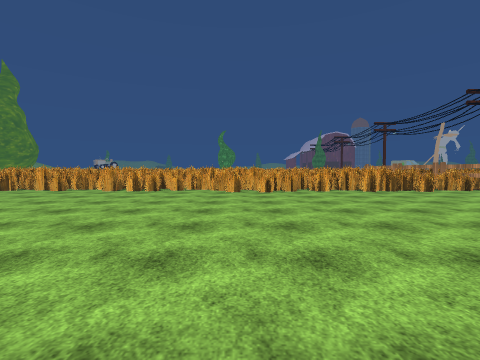
[1] (above)

20 first-person views from a walk through a 3-D level made in the Unity game engine. The camera is 1.4 m above the floor, tilts 2° down and sees 85° across. The floor is counted in squares, 2 m on a side. Each view is taken from the middle of a square. On the plan, view 1 faces up. The plan holds only what a view shows up to about 9 squares ahead; the rest is blank. The place goes on beyond the plan. The player is left out. Some animated figures are not drawn. Some surface patterns are stand-ins.

[2]
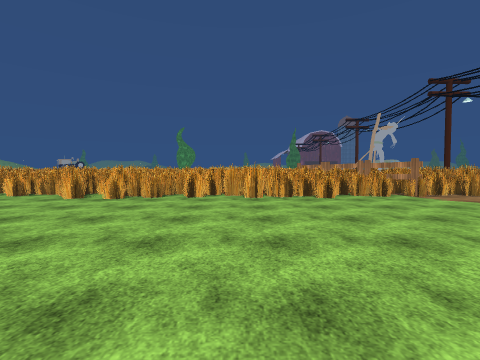

[3]
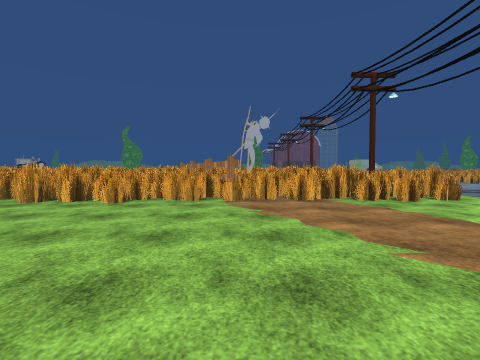

[4]
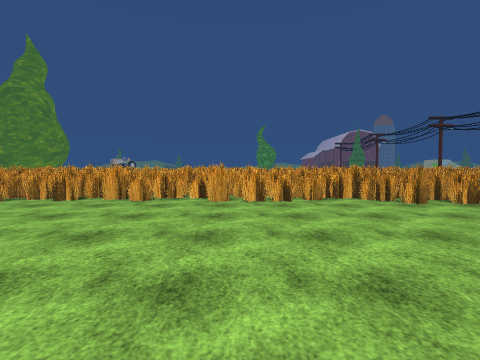

[5]
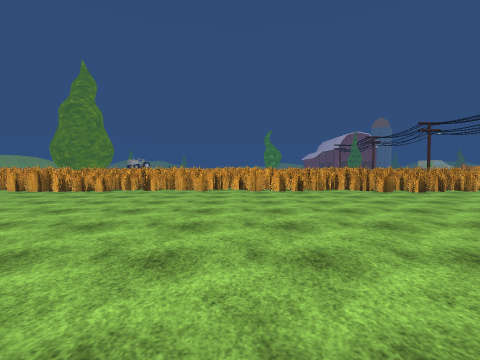

[6]
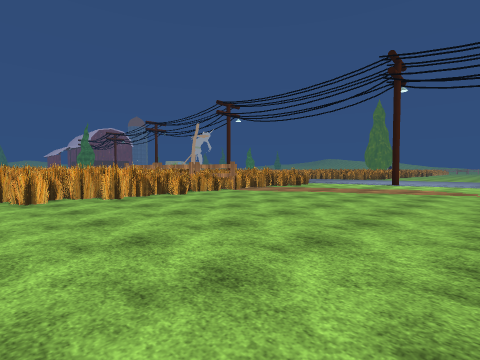

[7]
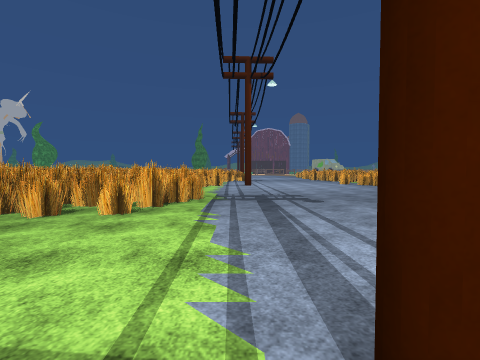

[8]
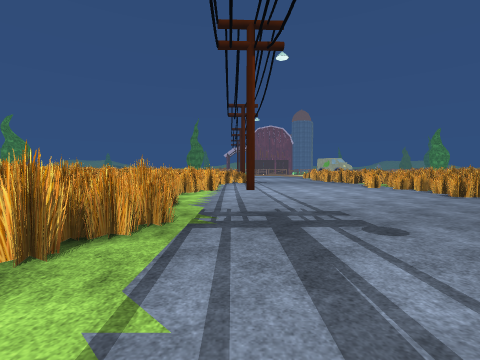

[9]
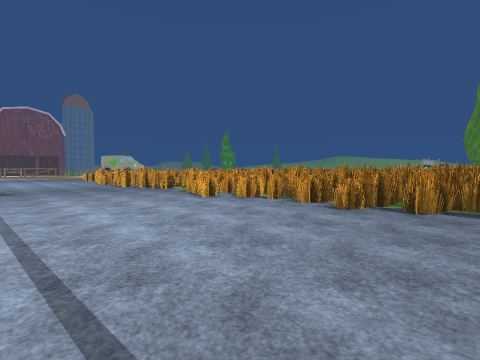

[10]
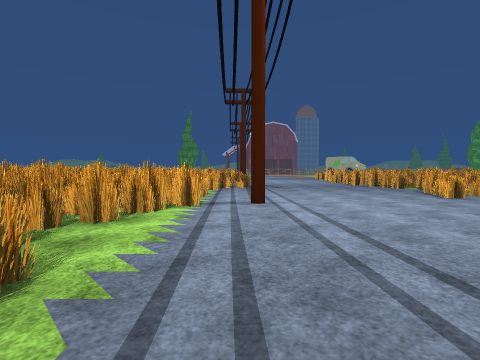

[11]
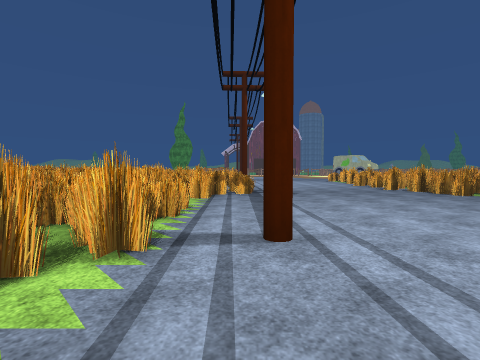

[12]
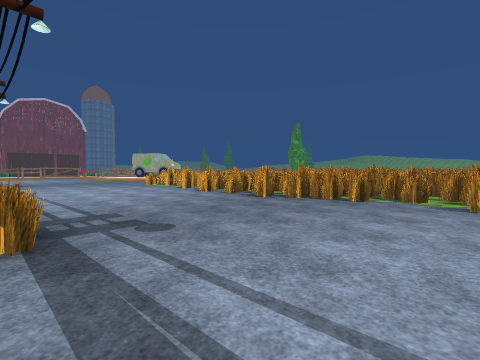

[13]
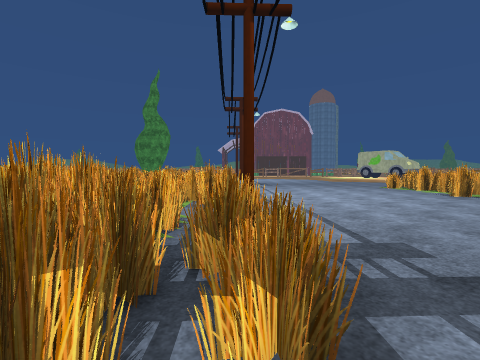

[14]
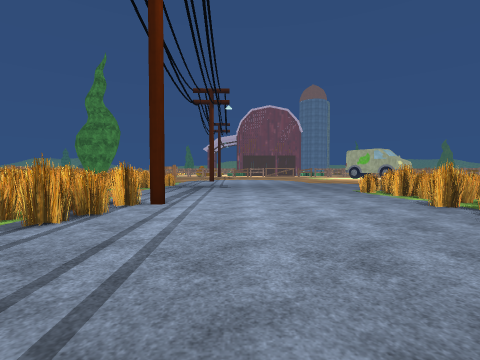

[15]
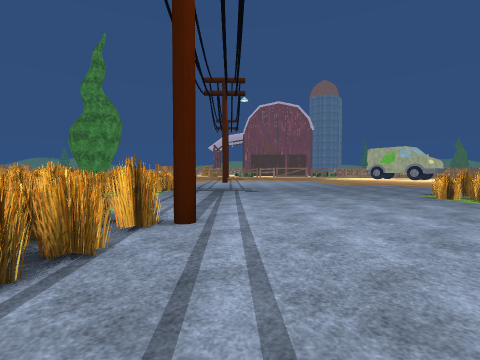

[16]
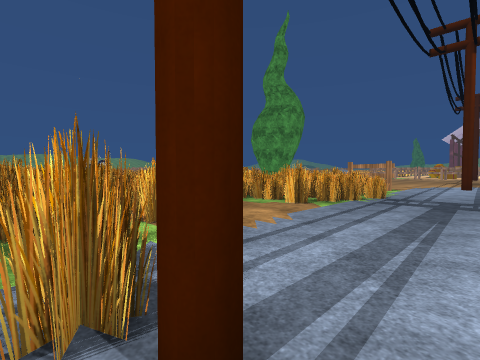

[17]
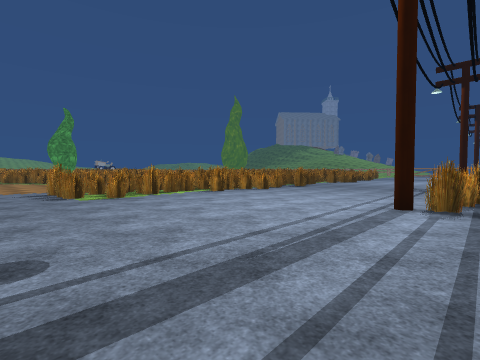

[18]
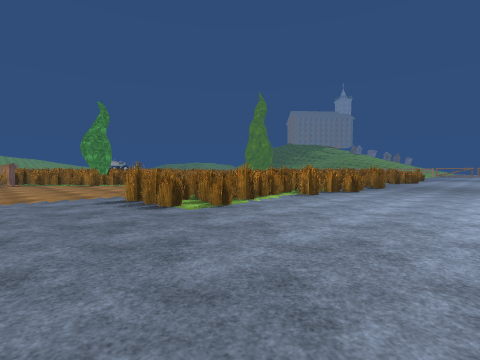

[19]
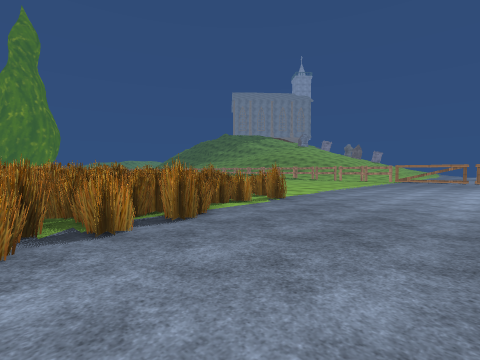

[20]
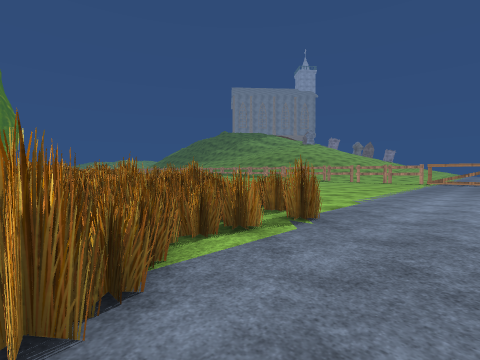

### Floor plan
Key: @ floor where view 1 was taken; # wall or solid block; . floor; = window, fence, low wall or low ledge; F fence.
Columns run from 9 left of view 1 to 25 right of it. Each row starts with its distance up from view 1.
 36                       ###..........
 35                      ##=...........
 34                      ###...........
 33                      #.........##=.
 32                      #.........###
 31                      #=#........###
 30                      ####.......=#
 29                        ###.....###
 28                        ##......##
 27                        ##......#
 26                        #.......#
 25                        ###.....#
 24                        ##=.....#
 23                        ###.....##
 22                        #=......##
 21                        #........#
 20                        ##......##
 19                        ##......##
 18                        ##......#
 17                        ##......#
 16                        #.......#
 15                        #.......#
 14                        #.......##
 13                        #=......###
 12                        ##.......=#
 11                  ####  #=.......=##
 10           ##### ###=####........###
  9 ############=#####F.####.........=#
  8 ..................................
  7 ........................... ......
  6 ......................  ..# .......
  5 ......................   .   ......
  4 .......................      ......
  3  ......................        ...
  2   ...................          ..
  1    ...  ...
  0     .    @

Positions as (right, up) in squares from view 1, and headings:
1: (0, 0), facing up
2: (4, 2), facing up
3: (9, 3), facing up
4: (-4, 3), facing up
5: (-5, 0), facing up
6: (2, 2), facing up-right
7: (16, 5), facing up
8: (16, 8), facing up
9: (17, 13), facing up-right
10: (16, 12), facing up
11: (16, 15), facing up
12: (16, 20), facing up-right
13: (16, 22), facing up
14: (18, 24), facing up
15: (17, 26), facing up
16: (17, 29), facing up-left
17: (15, 35), facing down-right
18: (18, 36), facing down-right
19: (19, 15), facing down-right
20: (21, 13), facing down-right
